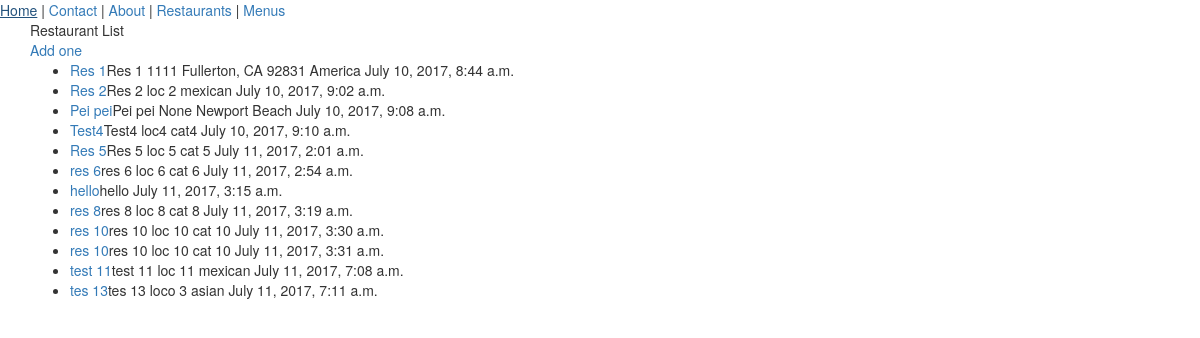
/restaurants/ (signed in), run on an earlier commit of the app's database.
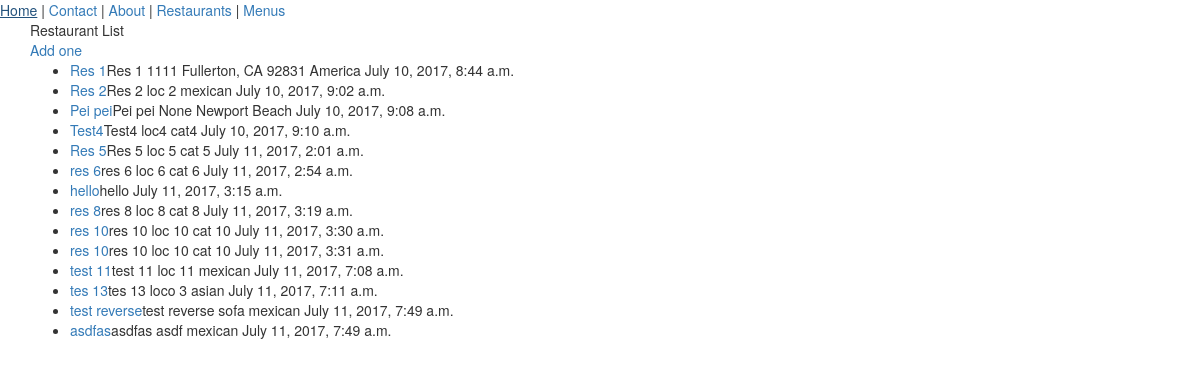
And on a later commit of the database.
### restaurants/models.py (models this page shows, shortened)
class RestaurantLocation(models.Model):
	owner 		= models.ForeignKey(User)
	name 		= models.CharField(max_length=120)
	location 	= models.CharField(max_length=120, null=True, blank=True)
	category 	= models.CharField(max_length=120, null=True, blank=True)
	timestamp 	= models.DateTimeField(auto_now_add=True)
	updated 	= models.DateTimeField(auto_now=True)
	slug		= models.SlugField(null=True, blank=True)
	objects = RestaurantLocationManager()
	def get_absolute_url(self):
		return reverse("restaurants:detail", kwargs={"slug": self.slug})

### restaurants/views.py (the view)
# urls.py: url(r'$', RestaurantListView.as_view(), name='list'),
class RestaurantListView(LoginRequiredMixin, ListView):
	def get_queryset(self):
		return RestaurantLocation.objects.filter(owner=self.request.user)

### restaurants/models.py (called while the page is built)
	def get_queryset(self):
		return RestaurantLocationQuerySet(self.model, using=self._db)

### restaurants/templates/restaurants/restaurantlocation_list.html (shortened to what this page needs)
{% extends 'base.html' %}
{% block content %}
<div>Restaurant List</div><a href="{% url 'restaurants:create' %}">Add one</a>
<ul>
	{% for obj in object_list %}
		<li><a href="{{ obj.get_absolute_url }}">{{ obj.name }}</a>{{ obj.name }} {{ obj.location }} {{ obj.category }} {{ obj.timestamp }}</li>
		{% empty %}
		<li><a href="{% url 'restaurants:create' %}">Add one</a></li>
	{% endfor %}
</ul>
{% endblock %}

What changed in the data, as far as the page shows it:
added RestaurantLocation: name "test reverse", location "sofa", category "mexican", timestamp "July 11, 2017, 7:49 a.m."
added RestaurantLocation: name "asdfas", location "asdf", category "mexican", timestamp "July 11, 2017, 7:49 a.m."
